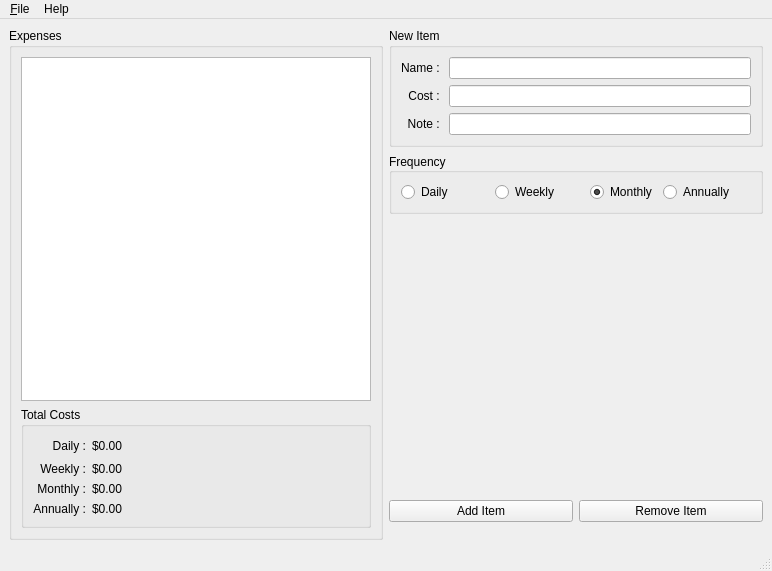
<?xml version="1.0" encoding="UTF-8"?>
<ui version="4.0">
 <class>MainWindow</class>
 <widget class="QMainWindow" name="MainWindow">
  <property name="geometry">
   <rect>
    <x>0</x>
    <y>0</y>
    <width>772</width>
    <height>571</height>
   </rect>
  </property>
  <property name="windowTitle">
   <string>MainWindow</string>
  </property>
  <widget class="QWidget" name="centralwidget">
   <layout class="QGridLayout" name="gridLayout">
    <item row="1" column="4">
     <widget class="QGroupBox" name="FreqBox">
      <property name="styleSheet">
       <string notr="true"/>
      </property>
      <property name="title">
       <string>Frequency</string>
      </property>
      <property name="alignment">
       <set>Qt::AlignLeading|Qt::AlignLeft|Qt::AlignVCenter</set>
      </property>
      <layout class="QVBoxLayout" name="verticalLayout">
       <item>
        <layout class="QGridLayout" name="gridLayout_5">
         <property name="sizeConstraint">
          <enum>QLayout::SetDefaultConstraint</enum>
         </property>
         <property name="leftMargin">
          <number>0</number>
         </property>
         <property name="topMargin">
          <number>0</number>
         </property>
         <property name="rightMargin">
          <number>0</number>
         </property>
         <item row="0" column="1">
          <widget class="QRadioButton" name="rbWeekly">
           <property name="text">
            <string>Weekly</string>
           </property>
          </widget>
         </item>
         <item row="0" column="2">
          <widget class="QRadioButton" name="rbMonthly">
           <property name="sizePolicy">
            <sizepolicy hsizetype="Fixed" vsizetype="Ignored">
             <horstretch>0</horstretch>
             <verstretch>0</verstretch>
            </sizepolicy>
           </property>
           <property name="text">
            <string>Monthly</string>
           </property>
           <property name="checked">
            <bool>true</bool>
           </property>
          </widget>
         </item>
         <item row="0" column="0">
          <widget class="QRadioButton" name="rbDaily">
           <property name="layoutDirection">
            <enum>Qt::LeftToRight</enum>
           </property>
           <property name="text">
            <string>Daily</string>
           </property>
          </widget>
         </item>
         <item row="0" column="3">
          <widget class="QRadioButton" name="rbAnnually">
           <property name="text">
            <string>Annually</string>
           </property>
          </widget>
         </item>
        </layout>
       </item>
      </layout>
     </widget>
    </item>
    <item row="0" column="0" rowspan="7">
     <widget class="QGroupBox" name="ItemsBox">
      <property name="sizePolicy">
       <sizepolicy hsizetype="Preferred" vsizetype="Preferred">
        <horstretch>0</horstretch>
        <verstretch>0</verstretch>
       </sizepolicy>
      </property>
      <property name="styleSheet">
       <string notr="true"/>
      </property>
      <property name="title">
       <string>Expenses</string>
      </property>
      <property name="flat">
       <bool>false</bool>
      </property>
      <layout class="QGridLayout" name="gridLayout_3">
       <item row="1" column="0">
        <widget class="QGroupBox" name="groupBox">
         <property name="title">
          <string>Total Costs</string>
         </property>
         <layout class="QHBoxLayout" name="horizontalLayout_2">
          <item>
           <layout class="QGridLayout" name="gridLayout_4">
            <item row="3" column="1">
             <widget class="QLabel" name="MonthlyTotal">
              <property name="text">
               <string>$0.00</string>
              </property>
             </widget>
            </item>
            <item row="1" column="1">
             <widget class="QLabel" name="DailyTotal">
              <property name="text">
               <string>$0.00</string>
              </property>
             </widget>
            </item>
            <item row="1" column="0">
             <widget class="QLabel" name="label_3">
              <property name="text">
               <string>Daily :</string>
              </property>
              <property name="alignment">
               <set>Qt::AlignRight|Qt::AlignTrailing|Qt::AlignVCenter</set>
              </property>
             </widget>
            </item>
            <item row="2" column="1">
             <widget class="QLabel" name="WeeklyTotal">
              <property name="text">
               <string>$0.00</string>
              </property>
             </widget>
            </item>
            <item row="1" column="2">
             <spacer name="horizontalSpacer">
              <property name="orientation">
               <enum>Qt::Horizontal</enum>
              </property>
              <property name="sizeHint" stdset="0">
               <size>
                <width>40</width>
                <height>20</height>
               </size>
              </property>
             </spacer>
            </item>
            <item row="4" column="1">
             <widget class="QLabel" name="AnnualTotal">
              <property name="text">
               <string>$0.00</string>
              </property>
             </widget>
            </item>
            <item row="2" column="0">
             <widget class="QLabel" name="label_8">
              <property name="text">
               <string>Weekly :</string>
              </property>
              <property name="alignment">
               <set>Qt::AlignRight|Qt::AlignTrailing|Qt::AlignVCenter</set>
              </property>
             </widget>
            </item>
            <item row="3" column="0">
             <widget class="QLabel" name="label_9">
              <property name="text">
               <string>Monthly :</string>
              </property>
              <property name="alignment">
               <set>Qt::AlignRight|Qt::AlignTrailing|Qt::AlignVCenter</set>
              </property>
             </widget>
            </item>
            <item row="4" column="0">
             <widget class="QLabel" name="label_10">
              <property name="text">
               <string>Annually :</string>
              </property>
              <property name="alignment">
               <set>Qt::AlignRight|Qt::AlignTrailing|Qt::AlignVCenter</set>
              </property>
             </widget>
            </item>
           </layout>
          </item>
         </layout>
        </widget>
       </item>
       <item row="0" column="0">
        <widget class="QListWidget" name="lbItemsBox"/>
       </item>
      </layout>
     </widget>
    </item>
    <item row="2" column="4">
     <spacer name="verticalSpacer">
      <property name="orientation">
       <enum>Qt::Vertical</enum>
      </property>
      <property name="sizeHint" stdset="0">
       <size>
        <width>20</width>
        <height>40</height>
       </size>
      </property>
     </spacer>
    </item>
    <item row="0" column="4">
     <widget class="QGroupBox" name="NewItemBox">
      <property name="title">
       <string>New Item</string>
      </property>
      <layout class="QGridLayout" name="gridLayout_2">
       <item row="1" column="1">
        <widget class="QLineEdit" name="AItemCost"/>
       </item>
       <item row="1" column="0">
        <widget class="QLabel" name="label_2">
         <property name="text">
          <string>Cost : </string>
         </property>
         <property name="alignment">
          <set>Qt::AlignRight|Qt::AlignTrailing|Qt::AlignVCenter</set>
         </property>
        </widget>
       </item>
       <item row="0" column="1">
        <widget class="QLineEdit" name="AItemName"/>
       </item>
       <item row="0" column="0">
        <widget class="QLabel" name="label">
         <property name="text">
          <string>Name : </string>
         </property>
         <property name="alignment">
          <set>Qt::AlignRight|Qt::AlignTrailing|Qt::AlignVCenter</set>
         </property>
        </widget>
       </item>
       <item row="2" column="0">
        <widget class="QLabel" name="label_4">
         <property name="text">
          <string>Note : </string>
         </property>
         <property name="alignment">
          <set>Qt::AlignRight|Qt::AlignTrailing|Qt::AlignVCenter</set>
         </property>
        </widget>
       </item>
       <item row="2" column="1">
        <widget class="QLineEdit" name="AItemNote"/>
       </item>
      </layout>
     </widget>
    </item>
    <item row="3" column="4">
     <layout class="QGridLayout" name="ButtonGrid">
      <item row="0" column="1">
       <widget class="QPushButton" name="actionRemoveItem">
        <property name="text">
         <string>Remove Item</string>
        </property>
       </widget>
      </item>
      <item row="0" column="0">
       <widget class="QPushButton" name="actionAddItem">
        <property name="text">
         <string>Add Item</string>
        </property>
       </widget>
      </item>
     </layout>
    </item>
   </layout>
  </widget>
  <widget class="QMenuBar" name="menubar">
   <property name="geometry">
    <rect>
     <x>0</x>
     <y>0</y>
     <width>772</width>
     <height>26</height>
    </rect>
   </property>
   <widget class="QMenu" name="menu_File">
    <property name="title">
     <string>&amp;File</string>
    </property>
    <widget class="QMenu" name="menuExport">
     <property name="title">
      <string>Export</string>
     </property>
     <addaction name="actionExport_csv"/>
     <addaction name="actionExport_xml"/>
     <addaction name="actionExport_pdf"/>
    </widget>
    <addaction name="actionOpen"/>
    <addaction name="separator"/>
    <addaction name="actionSave"/>
    <addaction name="actionSaveAs"/>
    <addaction name="separator"/>
    <addaction name="menuExport"/>
    <addaction name="separator"/>
    <addaction name="actionExit"/>
   </widget>
   <widget class="QMenu" name="menuHelp">
    <property name="title">
     <string>Help</string>
    </property>
    <addaction name="actionAbout"/>
   </widget>
   <addaction name="menu_File"/>
   <addaction name="menuHelp"/>
  </widget>
  <widget class="QStatusBar" name="statusbar"/>
  <action name="actionOpen">
   <property name="text">
    <string>Open</string>
   </property>
  </action>
  <action name="actionSave">
   <property name="text">
    <string>&amp;Save</string>
   </property>
  </action>
  <action name="actionSaveAs">
   <property name="text">
    <string>Save As...</string>
   </property>
  </action>
  <action name="actionExit">
   <property name="text">
    <string>Exit</string>
   </property>
  </action>
  <action name="actionExport_csv">
   <property name="text">
    <string>*.CSV</string>
   </property>
  </action>
  <action name="actionExport_xml">
   <property name="text">
    <string>*.XML</string>
   </property>
  </action>
  <action name="actionExport_pdf">
   <property name="text">
    <string>*.PDF</string>
   </property>
  </action>
  <action name="actionAbout">
   <property name="text">
    <string>About</string>
   </property>
  </action>
 </widget>
 <tabstops>
  <tabstop>AItemName</tabstop>
  <tabstop>AItemCost</tabstop>
  <tabstop>AItemNote</tabstop>
  <tabstop>rbDaily</tabstop>
  <tabstop>rbWeekly</tabstop>
  <tabstop>rbMonthly</tabstop>
  <tabstop>rbAnnually</tabstop>
  <tabstop>actionAddItem</tabstop>
  <tabstop>actionRemoveItem</tabstop>
  <tabstop>lbItemsBox</tabstop>
 </tabstops>
 <resources/>
 <connections/>
</ui>
